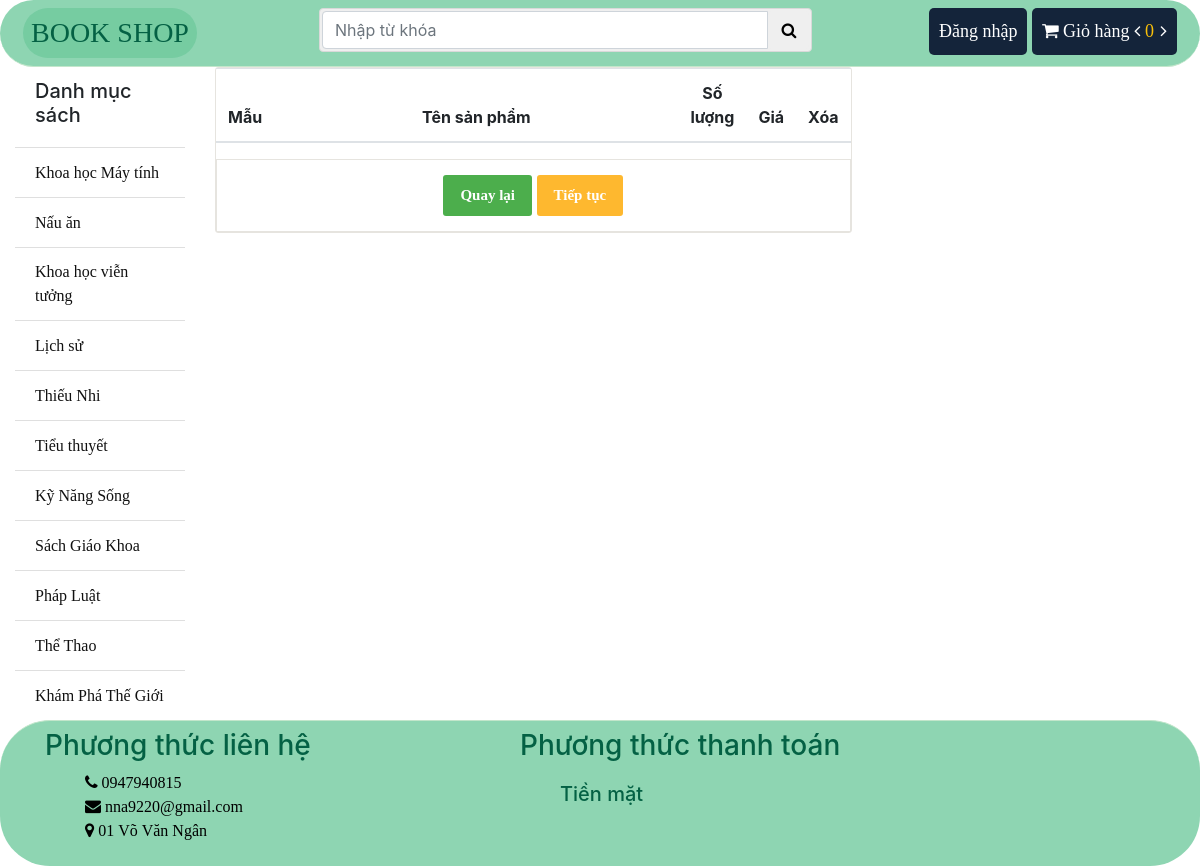
Page /cart/ on the committed database.
### store/models.py (models this page shows, shortened)
class Category(models.Model):
	name = models.CharField(max_length = 100)
	slug = models.SlugField(max_length = 150, unique=True ,db_index=True)#unique : đường dẫn duy nhất, db_index : tạo chỉ mục csdl
	create_at = models.DateTimeField(auto_now_add = True)#ngày khởi tạo  sp
	updated_at = models.DateTimeField(auto_now_add = True) #ngày cập nhập, chỉnh sửa

### cart/views.py (the view)
# urls.py: path('', views.cart_details, name='cart_details'),
def cart_details(request):
	cart = Cart(request)
	context = {
		"cart": cart,
	}
	return render(request, 'cart/cart.html', context)

### cart/cart.py (called while the page is built)
    def __len__(self):
        return sum(item['quantity'] for item in self.cart.values())

### store/context_processors.py (called while the page is built)
def sidebar(request):
	categories = Category.objects.all()
	context = {
		"cat":categories
	}
	return context

def cart(request):
	cart = Cart(request)
	context = {
		"cart": cart
	}
	return context

### cart/templates/cart/cart.html (shortened to what this page needs)
{% extends 'store/base.html' %}
			{% block container %}
			<div class="row">
				<div class="col-sm-8">
					<div class="cart_info">
					    <table class="table table-hover">
					        <thead class="text-center">
					            <tr>
					                <th scope="col">Mẫu</th>
					                <th scope="col" style="width: 500px">Tên sản phẩm</th>
					                <th scope="col" style="width: 500">Số lượng</th>
					                <th scope="col">Giá</th>
					                <th scope="col">Xóa</th>
					            </tr>
					        </thead>
					    </table>
						<div class="continue_or_next text-center">
							<a href="{% url 'store:index' %}" class="btn _to_shope">Quay lại</a>
							<a href="{% url 'order:order_create' %}" class="btn _to_continue">Tiếp tục</a>
						</div>
					</div>
				</div>
				<div class="col-sm-4" id="abc">
				</div>
			</div>
			{% endblock %}

### store/templates/store/bin/sidebar.html
<ul class="list-group list-group-flush ">
	<li class="list-group-item "><h5>Danh mục sách</h5></li>
	{% for p in cat %}
	<li class="list-group-item"><a href="{% url 'store:category' id=p.id %}">{{p.name}}</a></li>
	{% endfor %}
</ul>

### store/static/css/style.css (style rules this page uses)
.titleheader > h3, a { font-family: "Times New Roman", Times, serif; display: inline-block; }
ul li { list-style: none; }
.list-group li a { color: #111; }
.cart_info { border: 1px solid #E6E4DF; border-radius: 3px; margin-bottom: 20px; }
.continue_or_next { border: 1px solid #E6E4DF; padding-top:15px; }
._to_shope, ._to_continue { background: #4cae4c; background-image: none; border: 0 none; border-radius: 3px; color: #FFFFFF; font-size: 15px; margin-bottom: 15px !important; display: inline-block; padding: 9px 16px; font-weight: bold; line-height: 1.428571429; text-align: center; white-space: nowrap; vertical-align: middle; cursor: pointer; background-image: none; border: 1px solid transparent; -webkit-user-select: none; -moz-user-select: none; -ms-user-select: none; -o-user-select: none; user-select: none; }
._to_continue { background: #FEB82F; }

### rows in the picture
Category: name "Khoa học Máy tính"
Category: name "Nấu ăn"
Category: name "Khoa học viễn tưởng"
Category: name "Lịch sử"
Category: name "Thiếu Nhi"
Category: name "Tiểu thuyết"
Category: name "Kỹ Năng Sống"
Category: name "Sách Giáo Khoa"
Category: name "Pháp Luật"
Category: name "Thể Thao"
Category: name "Khám Phá Thế Giới"

### other values in the picture
{{ cart|length }} "0"
